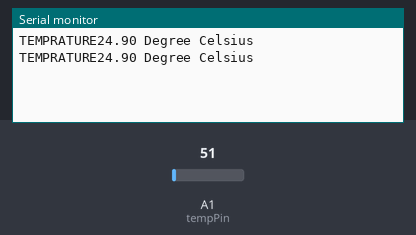
A sketch run on a simulated Arduino Uno, built with avr-gcc and run on an emulated ATmega328P. Parts: the last lines printed to the serial monitor. The test bench sets the inputs (shaded band); at power-on: A1 (tempPin) = 51.

Above: at 1.8 s.
1.9 s: A1 (tempPin) set to 61
At 2.8 s:
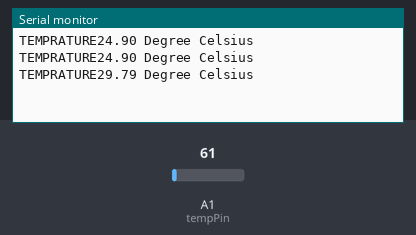
3.4 s: A1 (tempPin) set to 71
At 4.6 s:
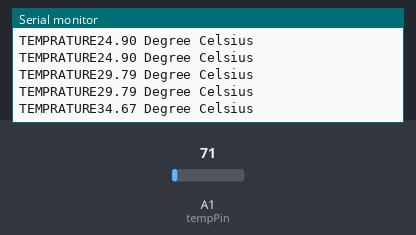
Timing chart, 0 to 6.4 s (numbered marks = the images above; inputs shaded):
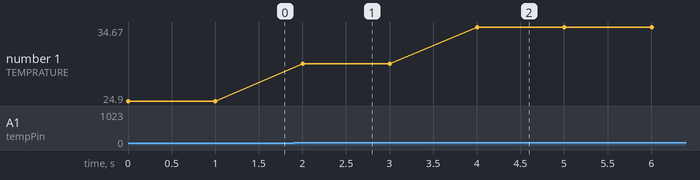

The sketch:

Temparature.ino
```cpp
float temparature;
int tempPin = A1;

void setup()

{

Serial.begin(9600);

}

void loop()

{

temparature = analogRead(tempPin);

temparature = temparature * 0.48828125;

Serial.print("TEMPRATURE");

Serial.print(temparature);

Serial.print(" Degree Celsius");

Serial.println();

delay(1000);

}
```

Measured:
- after the input at 1.9 s, the serial monitor: prints a new line after 0.10 s (image 1)
- after the input at 3.4 s, the serial monitor: prints a new line after 0.60 s (image 2)
- plotted number 1: 24.9 → 29.79 after the input at 1.9 s, 29.79 → 34.67 after the input at 3.4 s
